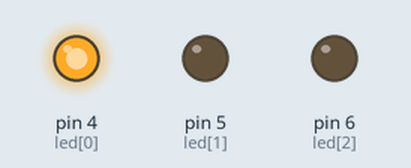
Bench run of a sketch on a simulated Arduino Uno, built with avr-gcc and run on an emulated ATmega328P. On the bench: output pins drawn as LEDs (lit = HIGH).

Above: at 1.0 s.
At 3.0 s:
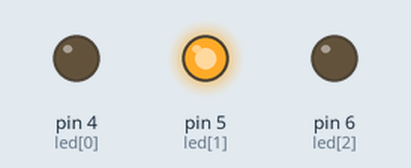
At 5.0 s:
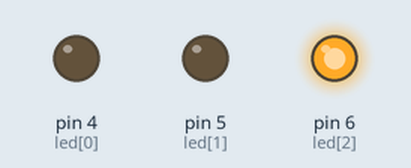
Timing chart, 0 to 7.8 s (numbered marks = the images above):
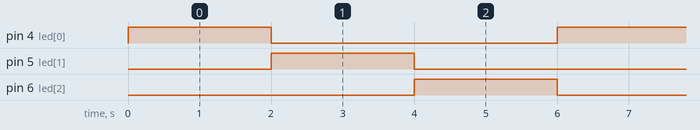

The sketch:

signal.ino
```cpp
int led[] = {4,5,6};

void setup() {
  // put your setup code here, to run once:
  for(int i=0;i<3;i++){
    pinMode(led[i],OUTPUT);
  }
}

void loop() {
  // put your main code here, to run repeatedly:
  for(int i=0;i<3;i++){
    digitalWrite(led[i],HIGH);
    delay(2000);
    digitalWrite(led[i],LOW);
  }
}
```

Measured:
- by itself, pin 4 (led[0]), pin 5 (led[1]), pin 6 (led[2]): alternates HIGH for 2.0 s and LOW for 4.0 s
- by itself, everything shown: repeats every 6.0 s, in 4 steps
